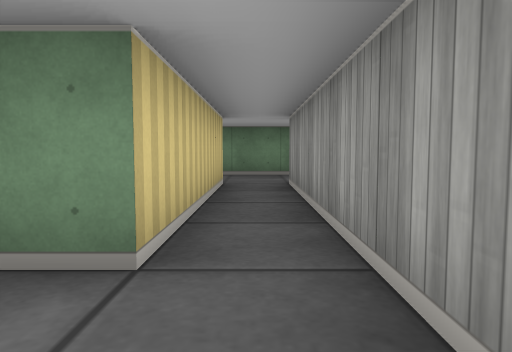
view 1 (above)

14 first-person views from a walk through a cub3D ray-caster map. The camera is about half as high as the walls, tilts 4° down and sees 70° across. The floor is counted in squares. Each view is taken from the middle of a square. On the plan, view 1 faces up. The plan holds only what a view shows up to about 9 squares ahead; the rest is blank.

view 2
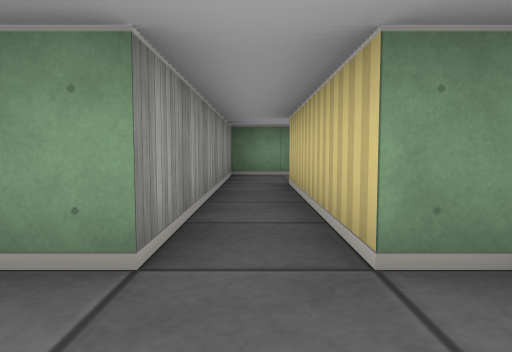

view 3
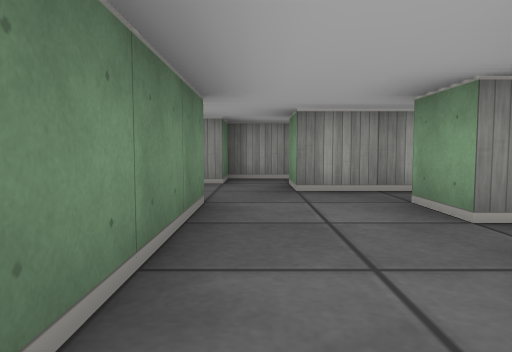

view 4
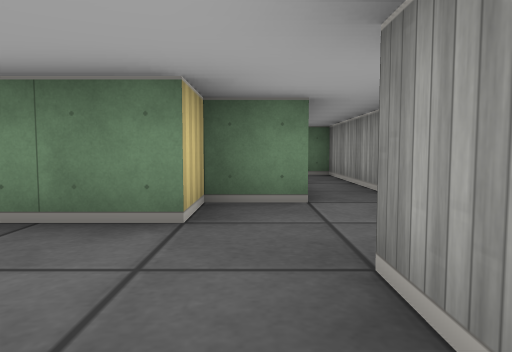

view 5
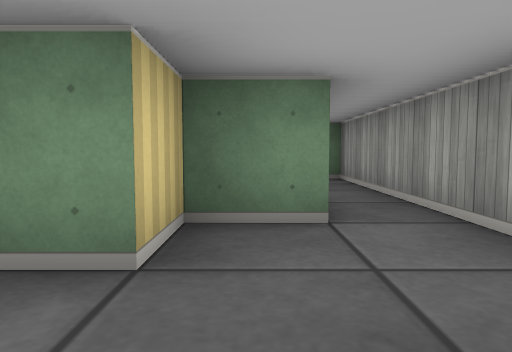

view 6
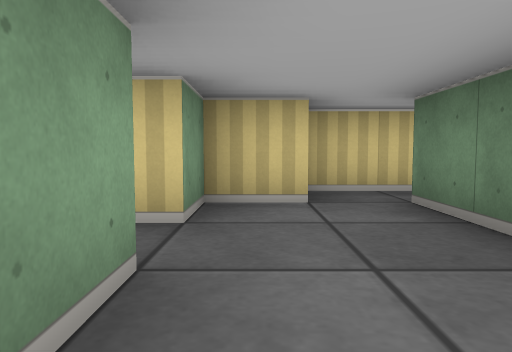

view 7
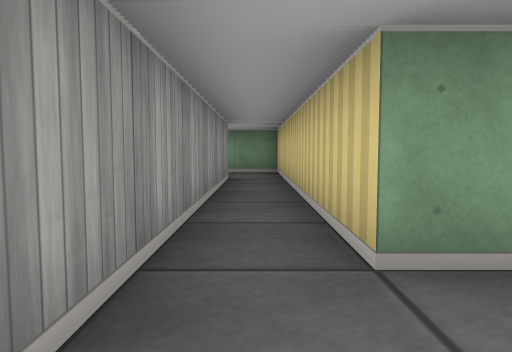

view 8
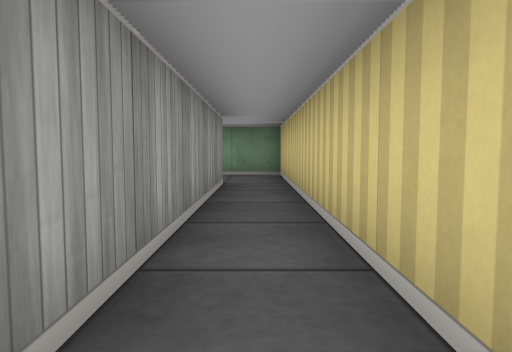

view 9
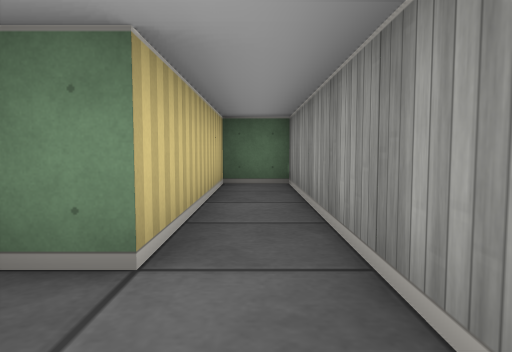

view 10
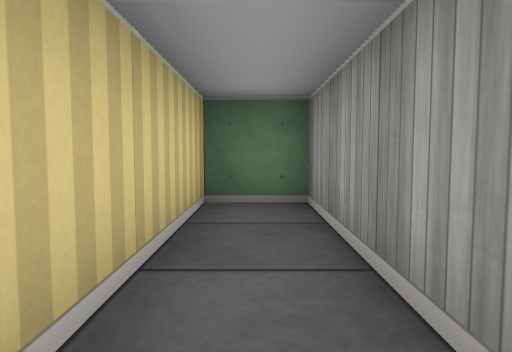

view 11
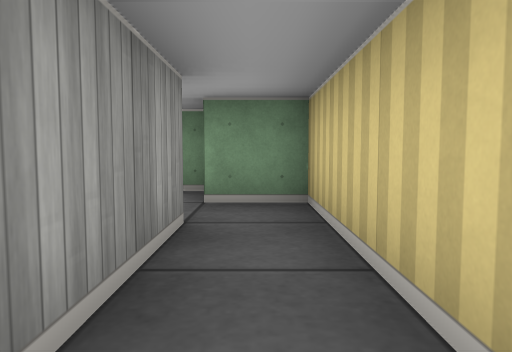

view 12
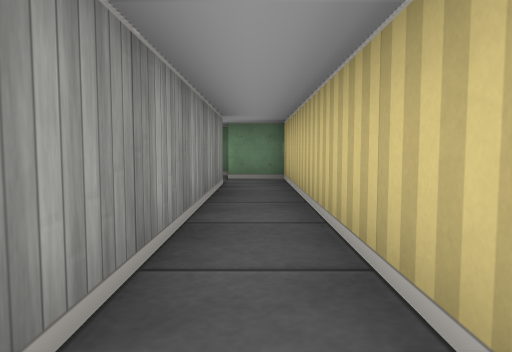

view 13
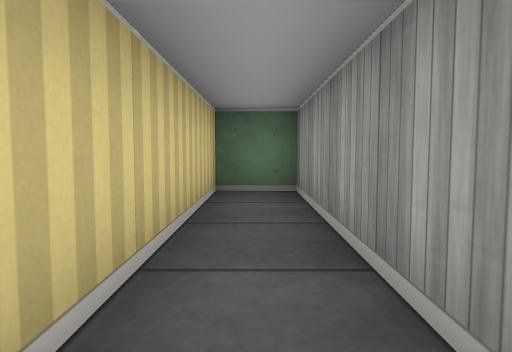

view 14
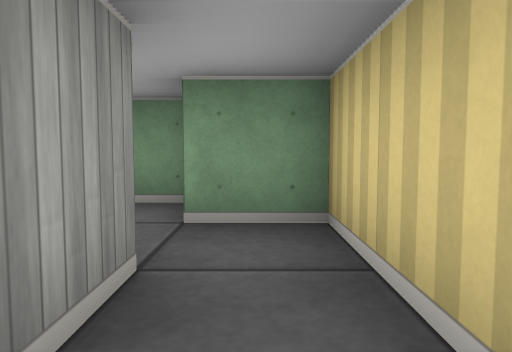

### Floor plan
Ten units are one square. View 1 is at (0, 0); x grows to the right and y downward. Boxes are objects, and circles mark ways between rooms. Rooms are numbered by the first view taken in them; rooms with no view inside come last. Other rooms are left out.
<svg viewBox="-30 -140 80 160">
<path fill="none" stroke="#000" d="M-5 -55 -5 -15M-15 -65 -15 -55M15 -75 -5 -75M-8 5 5 5 5 -55 15 -55M-5 -75 -15 -75 -15 -135 -25 -135 -25 -65 -15 -65M-15 -55 -5 -55M15 -55 15 5M45 -64 45 -75 35 -75 35 -125 25 -125 25 -85 15 -85 15 -75M25 -5 25 -65 35 -65M15 15 28 15"/>
<circle cx="-10" cy="-70" r="3" fill="#2a7"/>
<circle cx="10" cy="-65" r="3" fill="#2a7"/>
<text x="0" y="-40">1</text>
<text x="-20" y="-100">2</text>
<text x="20" y="-60">3</text>
</svg>
Room 1 opens to room 2. Room 1 opens to room 3.

Where each view was taken, in squares from view 1:
view 1: 0 up, 0 right, facing up
view 2: 7 up, 0 right, facing down
view 3: 7 up, 2 left, facing right
view 4: 5 up, 2 right, facing up
view 5: 6 up, 2 right, facing up
view 6: 6 up, 2 right, facing left
view 7: 7 up, 2 right, facing down
view 8: 6 up, 2 right, facing down
view 9: 7 up, 3 right, facing up
view 10: 9 up, 3 right, facing up
view 11: 10 up, 2 left, facing down
view 12: 13 up, 2 left, facing down
view 13: 9 up, 2 left, facing up
view 14: 9 up, 2 left, facing down
